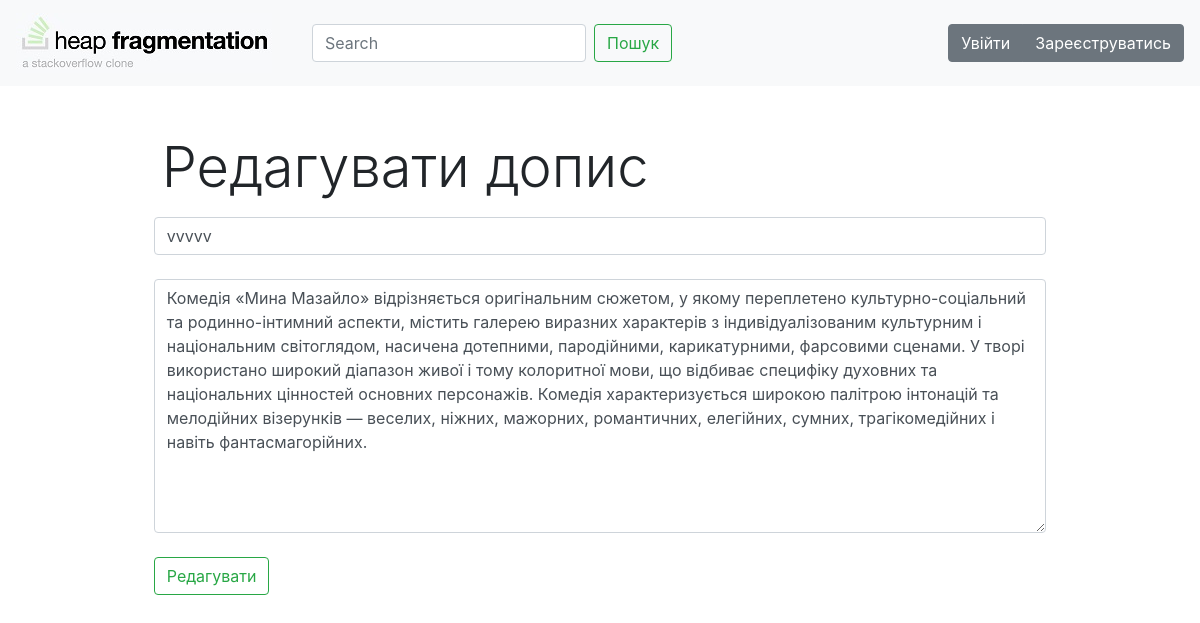
/edit/19, run on the app's committed database.
### advice_app/models.py (models this page shows, shortened)
class Post(models.Model):
    title = models.CharField("Заголовок", max_length=50)
    question = models.TextField("Питання")
    author = models.ForeignKey(User, on_delete=models.CASCADE)
    isClosed = models.BooleanField("Cтатус", default=0)
    date = models.DateField(auto_now=True)

### advice_app/views.py (the view)
# urls.py: path('edit/<int:pk>', views.EditPost.as_view(), name='edit'),
class EditPost(UpdateView):
    model = Post
    form_class = PostForm
    template_name = 'advice_app/edit.html'

### advice_app/forms.py
class PostForm(ModelForm):
    class Meta:
        model = Post
        fields = ["title", "question"]
        widgets ={
            "title": TextInput(attrs={'placeholder': 'Введіть заголовок', 'class': 'form-control'}),
            "question": Textarea(attrs={'placeholder': 'Введіть питання', 'class': 'form-control'})
        }

### advice_app/templates/advice_app/edit.html (shortened to what this page needs)
{% extends 'advice_app/base.html' %}
{% block content %}
    <div class="row justify-content-center">
    <div class="col-xl-9">
    <h1 class="display-4 mx-2 my-3 mt-5">Редагувати допис</h1>
    <form method="post" class="post-form">
        {{ form.title }}<br>
        {{ form.question }}<br>
        <button type="submit" class="btn btn-outline-success">Редагувати</button><br>
    </form>
    </div>
    </div>
{% endblock %}

### data on the page
Post: title "vvvvv", question "Комедія «Мина Мазайло» відрізняється оригінальним сюжетом, у якому переплетено культурно-соціальний та родинно-інтимний аспекти, містить галерею виразних характерів з індивідуалізованим культурним і національним світоглядом, насичена дотепними, пародійними, карикатурними, фарсовими сценами. У творі використано широкий діапазон живої і тому колоритної мови, що відбиває специфіку духовних та національних цінностей основних персонажів. Комедія характеризується широкою палітрою інтонацій та мелодійних візерунків — веселих, ніжних, мажорних, романтичних, елегійних, сумних, трагікомедійних і навіть фантасмагорійних."
